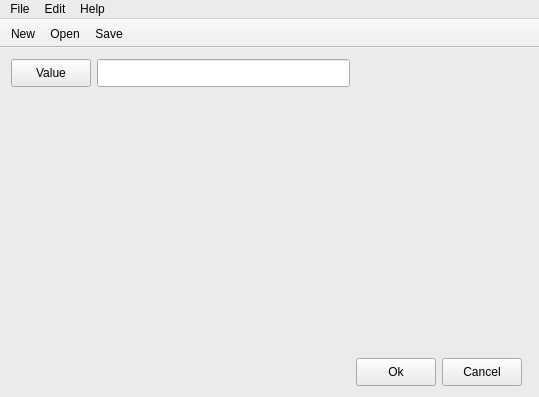
<?xml version="1.0" encoding="UTF-8"?>
<ui version="4.0">
 <class>top</class>
 <widget class="QMainWindow" name="top">
  <property name="geometry">
   <rect>
    <x>0</x>
    <y>0</y>
    <width>539</width>
    <height>397</height>
   </rect>
  </property>
  <property name="palette">
   <palette>
    <active>
     <colorrole role="WindowText">
      <brush brushstyle="SolidPattern">
       <color alpha="255">
        <red>0</red>
        <green>0</green>
        <blue>0</blue>
       </color>
      </brush>
     </colorrole>
     <colorrole role="Button">
      <brush brushstyle="SolidPattern">
       <color alpha="255">
        <red>235</red>
        <green>235</green>
        <blue>235</blue>
       </color>
      </brush>
     </colorrole>
     <colorrole role="Light">
      <brush brushstyle="SolidPattern">
       <color alpha="255">
        <red>255</red>
        <green>255</green>
        <blue>255</blue>
       </color>
      </brush>
     </colorrole>
     <colorrole role="Midlight">
      <brush brushstyle="SolidPattern">
       <color alpha="255">
        <red>245</red>
        <green>245</green>
        <blue>245</blue>
       </color>
      </brush>
     </colorrole>
     <colorrole role="Dark">
      <brush brushstyle="SolidPattern">
       <color alpha="255">
        <red>117</red>
        <green>117</green>
        <blue>117</blue>
       </color>
      </brush>
     </colorrole>
     <colorrole role="Mid">
      <brush brushstyle="SolidPattern">
       <color alpha="255">
        <red>157</red>
        <green>157</green>
        <blue>157</blue>
       </color>
      </brush>
     </colorrole>
     <colorrole role="Text">
      <brush brushstyle="SolidPattern">
       <color alpha="255">
        <red>0</red>
        <green>0</green>
        <blue>0</blue>
       </color>
      </brush>
     </colorrole>
     <colorrole role="BrightText">
      <brush brushstyle="SolidPattern">
       <color alpha="255">
        <red>255</red>
        <green>255</green>
        <blue>255</blue>
       </color>
      </brush>
     </colorrole>
     <colorrole role="ButtonText">
      <brush brushstyle="SolidPattern">
       <color alpha="255">
        <red>0</red>
        <green>0</green>
        <blue>0</blue>
       </color>
      </brush>
     </colorrole>
     <colorrole role="Base">
      <brush brushstyle="SolidPattern">
       <color alpha="255">
        <red>255</red>
        <green>255</green>
        <blue>255</blue>
       </color>
      </brush>
     </colorrole>
     <colorrole role="Window">
      <brush brushstyle="SolidPattern">
       <color alpha="255">
        <red>235</red>
        <green>235</green>
        <blue>235</blue>
       </color>
      </brush>
     </colorrole>
     <colorrole role="Shadow">
      <brush brushstyle="SolidPattern">
       <color alpha="255">
        <red>0</red>
        <green>0</green>
        <blue>0</blue>
       </color>
      </brush>
     </colorrole>
     <colorrole role="AlternateBase">
      <brush brushstyle="SolidPattern">
       <color alpha="255">
        <red>245</red>
        <green>245</green>
        <blue>245</blue>
       </color>
      </brush>
     </colorrole>
     <colorrole role="ToolTipBase">
      <brush brushstyle="SolidPattern">
       <color alpha="255">
        <red>255</red>
        <green>255</green>
        <blue>220</blue>
       </color>
      </brush>
     </colorrole>
     <colorrole role="ToolTipText">
      <brush brushstyle="SolidPattern">
       <color alpha="255">
        <red>0</red>
        <green>0</green>
        <blue>0</blue>
       </color>
      </brush>
     </colorrole>
    </active>
    <inactive>
     <colorrole role="WindowText">
      <brush brushstyle="SolidPattern">
       <color alpha="255">
        <red>0</red>
        <green>0</green>
        <blue>0</blue>
       </color>
      </brush>
     </colorrole>
     <colorrole role="Button">
      <brush brushstyle="SolidPattern">
       <color alpha="255">
        <red>235</red>
        <green>235</green>
        <blue>235</blue>
       </color>
      </brush>
     </colorrole>
     <colorrole role="Light">
      <brush brushstyle="SolidPattern">
       <color alpha="255">
        <red>255</red>
        <green>255</green>
        <blue>255</blue>
       </color>
      </brush>
     </colorrole>
     <colorrole role="Midlight">
      <brush brushstyle="SolidPattern">
       <color alpha="255">
        <red>245</red>
        <green>245</green>
        <blue>245</blue>
       </color>
      </brush>
     </colorrole>
     <colorrole role="Dark">
      <brush brushstyle="SolidPattern">
       <color alpha="255">
        <red>117</red>
        <green>117</green>
        <blue>117</blue>
       </color>
      </brush>
     </colorrole>
     <colorrole role="Mid">
      <brush brushstyle="SolidPattern">
       <color alpha="255">
        <red>157</red>
        <green>157</green>
        <blue>157</blue>
       </color>
      </brush>
     </colorrole>
     <colorrole role="Text">
      <brush brushstyle="SolidPattern">
       <color alpha="255">
        <red>0</red>
        <green>0</green>
        <blue>0</blue>
       </color>
      </brush>
     </colorrole>
     <colorrole role="BrightText">
      <brush brushstyle="SolidPattern">
       <color alpha="255">
        <red>255</red>
        <green>255</green>
        <blue>255</blue>
       </color>
      </brush>
     </colorrole>
     <colorrole role="ButtonText">
      <brush brushstyle="SolidPattern">
       <color alpha="255">
        <red>0</red>
        <green>0</green>
        <blue>0</blue>
       </color>
      </brush>
     </colorrole>
     <colorrole role="Base">
      <brush brushstyle="SolidPattern">
       <color alpha="255">
        <red>255</red>
        <green>255</green>
        <blue>255</blue>
       </color>
      </brush>
     </colorrole>
     <colorrole role="Window">
      <brush brushstyle="SolidPattern">
       <color alpha="255">
        <red>235</red>
        <green>235</green>
        <blue>235</blue>
       </color>
      </brush>
     </colorrole>
     <colorrole role="Shadow">
      <brush brushstyle="SolidPattern">
       <color alpha="255">
        <red>0</red>
        <green>0</green>
        <blue>0</blue>
       </color>
      </brush>
     </colorrole>
     <colorrole role="AlternateBase">
      <brush brushstyle="SolidPattern">
       <color alpha="255">
        <red>245</red>
        <green>245</green>
        <blue>245</blue>
       </color>
      </brush>
     </colorrole>
     <colorrole role="ToolTipBase">
      <brush brushstyle="SolidPattern">
       <color alpha="255">
        <red>255</red>
        <green>255</green>
        <blue>220</blue>
       </color>
      </brush>
     </colorrole>
     <colorrole role="ToolTipText">
      <brush brushstyle="SolidPattern">
       <color alpha="255">
        <red>0</red>
        <green>0</green>
        <blue>0</blue>
       </color>
      </brush>
     </colorrole>
    </inactive>
    <disabled>
     <colorrole role="WindowText">
      <brush brushstyle="SolidPattern">
       <color alpha="255">
        <red>117</red>
        <green>117</green>
        <blue>117</blue>
       </color>
      </brush>
     </colorrole>
     <colorrole role="Button">
      <brush brushstyle="SolidPattern">
       <color alpha="255">
        <red>235</red>
        <green>235</green>
        <blue>235</blue>
       </color>
      </brush>
     </colorrole>
     <colorrole role="Light">
      <brush brushstyle="SolidPattern">
       <color alpha="255">
        <red>255</red>
        <green>255</green>
        <blue>255</blue>
       </color>
      </brush>
     </colorrole>
     <colorrole role="Midlight">
      <brush brushstyle="SolidPattern">
       <color alpha="255">
        <red>245</red>
        <green>245</green>
        <blue>245</blue>
       </color>
      </brush>
     </colorrole>
     <colorrole role="Dark">
      <brush brushstyle="SolidPattern">
       <color alpha="255">
        <red>117</red>
        <green>117</green>
        <blue>117</blue>
       </color>
      </brush>
     </colorrole>
     <colorrole role="Mid">
      <brush brushstyle="SolidPattern">
       <color alpha="255">
        <red>157</red>
        <green>157</green>
        <blue>157</blue>
       </color>
      </brush>
     </colorrole>
     <colorrole role="Text">
      <brush brushstyle="SolidPattern">
       <color alpha="255">
        <red>117</red>
        <green>117</green>
        <blue>117</blue>
       </color>
      </brush>
     </colorrole>
     <colorrole role="BrightText">
      <brush brushstyle="SolidPattern">
       <color alpha="255">
        <red>255</red>
        <green>255</green>
        <blue>255</blue>
       </color>
      </brush>
     </colorrole>
     <colorrole role="ButtonText">
      <brush brushstyle="SolidPattern">
       <color alpha="255">
        <red>117</red>
        <green>117</green>
        <blue>117</blue>
       </color>
      </brush>
     </colorrole>
     <colorrole role="Base">
      <brush brushstyle="SolidPattern">
       <color alpha="255">
        <red>235</red>
        <green>235</green>
        <blue>235</blue>
       </color>
      </brush>
     </colorrole>
     <colorrole role="Window">
      <brush brushstyle="SolidPattern">
       <color alpha="255">
        <red>235</red>
        <green>235</green>
        <blue>235</blue>
       </color>
      </brush>
     </colorrole>
     <colorrole role="Shadow">
      <brush brushstyle="SolidPattern">
       <color alpha="255">
        <red>0</red>
        <green>0</green>
        <blue>0</blue>
       </color>
      </brush>
     </colorrole>
     <colorrole role="AlternateBase">
      <brush brushstyle="SolidPattern">
       <color alpha="255">
        <red>235</red>
        <green>235</green>
        <blue>235</blue>
       </color>
      </brush>
     </colorrole>
     <colorrole role="ToolTipBase">
      <brush brushstyle="SolidPattern">
       <color alpha="255">
        <red>255</red>
        <green>255</green>
        <blue>220</blue>
       </color>
      </brush>
     </colorrole>
     <colorrole role="ToolTipText">
      <brush brushstyle="SolidPattern">
       <color alpha="255">
        <red>0</red>
        <green>0</green>
        <blue>0</blue>
       </color>
      </brush>
     </colorrole>
    </disabled>
   </palette>
  </property>
  <property name="windowTitle">
   <string>top</string>
  </property>
  <widget class="QWidget" name="centralWidget">
   <layout class="QGridLayout" name="gridLayout">
    <item row="2" column="3">
     <widget class="QPushButton" name="pushButton_3">
      <property name="minimumSize">
       <size>
        <width>0</width>
        <height>28</height>
       </size>
      </property>
      <property name="text">
       <string>Cancel</string>
      </property>
     </widget>
    </item>
    <item row="0" column="1">
     <widget class="QLineEdit" name="lineEdit">
      <property name="minimumSize">
       <size>
        <width>0</width>
        <height>28</height>
       </size>
      </property>
      <property name="font">
       <font>
        <family>Monaco</family>
        <pointsize>10</pointsize>
       </font>
      </property>
     </widget>
    </item>
    <item row="2" column="2">
     <widget class="QPushButton" name="pushButton_2">
      <property name="minimumSize">
       <size>
        <width>0</width>
        <height>28</height>
       </size>
      </property>
      <property name="text">
       <string>Ok</string>
      </property>
     </widget>
    </item>
    <item row="0" column="0">
     <widget class="QPushButton" name="pushButton">
      <property name="minimumSize">
       <size>
        <width>0</width>
        <height>28</height>
       </size>
      </property>
      <property name="text">
       <string>Value</string>
      </property>
     </widget>
    </item>
    <item row="1" column="1" rowspan="2">
     <spacer name="verticalSpacer">
      <property name="orientation">
       <enum>Qt::Vertical</enum>
      </property>
      <property name="sizeHint" stdset="0">
       <size>
        <width>20</width>
        <height>40</height>
       </size>
      </property>
     </spacer>
    </item>
    <item row="1" column="2">
     <spacer name="verticalSpacer_2">
      <property name="orientation">
       <enum>Qt::Vertical</enum>
      </property>
      <property name="sizeHint" stdset="0">
       <size>
        <width>20</width>
        <height>40</height>
       </size>
      </property>
     </spacer>
    </item>
    <item row="0" column="2" colspan="3">
     <spacer name="horizontalSpacer">
      <property name="orientation">
       <enum>Qt::Horizontal</enum>
      </property>
      <property name="sizeHint" stdset="0">
       <size>
        <width>40</width>
        <height>20</height>
       </size>
      </property>
     </spacer>
    </item>
   </layout>
  </widget>
  <widget class="QMenuBar" name="menuBar">
   <property name="geometry">
    <rect>
     <x>0</x>
     <y>0</y>
     <width>539</width>
     <height>21</height>
    </rect>
   </property>
   <widget class="QMenu" name="menuFile">
    <property name="title">
     <string>File</string>
    </property>
    <addaction name="actionNew"/>
    <addaction name="actionOpen"/>
    <addaction name="actionSave"/>
    <addaction name="actionSave_As"/>
    <addaction name="actionPrint"/>
    <addaction name="actionExit"/>
   </widget>
   <widget class="QMenu" name="menuEdit">
    <property name="title">
     <string>Edit</string>
    </property>
    <addaction name="actionCut"/>
    <addaction name="actionCopy"/>
    <addaction name="actionPaste"/>
    <addaction name="actionDate"/>
    <addaction name="actionPreference"/>
   </widget>
   <widget class="QMenu" name="menuHelp">
    <property name="title">
     <string>Help</string>
    </property>
    <addaction name="actionHelp_Topics"/>
    <addaction name="actionAbout"/>
   </widget>
   <addaction name="menuFile"/>
   <addaction name="menuEdit"/>
   <addaction name="menuHelp"/>
  </widget>
  <widget class="QToolBar" name="toolBar">
   <property name="windowTitle">
    <string>toolBar</string>
   </property>
   <property name="styleSheet">
    <string notr="true">QToolButton:item:selected { background-color: rgba(70, 70, 70, 255);}</string>
   </property>
   <property name="movable">
    <bool>false</bool>
   </property>
   <attribute name="toolBarArea">
    <enum>TopToolBarArea</enum>
   </attribute>
   <attribute name="toolBarBreak">
    <bool>false</bool>
   </attribute>
   <addaction name="actionNew"/>
   <addaction name="actionOpen"/>
   <addaction name="actionSave"/>
  </widget>
  <action name="actionNew">
   <property name="icon">
    <iconset resource="res.qrc">
     <normaloff>:/icons/Copy-64.png</normaloff>:/icons/Copy-64.png</iconset>
   </property>
   <property name="text">
    <string>New</string>
   </property>
  </action>
  <action name="actionOpen">
   <property name="icon">
    <iconset resource="res.qrc">
     <normaloff>:/icons/Create New-64.png</normaloff>:/icons/Create New-64.png</iconset>
   </property>
   <property name="text">
    <string>Open</string>
   </property>
  </action>
  <action name="actionSave">
   <property name="icon">
    <iconset resource="res.qrc">
     <normaloff>:/icons/Delete-64.png</normaloff>:/icons/Delete-64.png</iconset>
   </property>
   <property name="text">
    <string>Save</string>
   </property>
  </action>
  <action name="actionSave_As">
   <property name="text">
    <string>Save As</string>
   </property>
  </action>
  <action name="actionPrint">
   <property name="text">
    <string>Print</string>
   </property>
  </action>
  <action name="actionExit">
   <property name="text">
    <string>Exit</string>
   </property>
  </action>
  <action name="actionCut">
   <property name="text">
    <string>Cut</string>
   </property>
  </action>
  <action name="actionCopy">
   <property name="text">
    <string>Copy</string>
   </property>
  </action>
  <action name="actionPaste">
   <property name="text">
    <string>Paste</string>
   </property>
  </action>
  <action name="actionDate">
   <property name="text">
    <string>Date</string>
   </property>
  </action>
  <action name="actionPreference">
   <property name="text">
    <string>Preference</string>
   </property>
  </action>
  <action name="actionHelp_Topics">
   <property name="text">
    <string>Help Topics</string>
   </property>
  </action>
  <action name="actionAbout">
   <property name="text">
    <string>About</string>
   </property>
  </action>
 </widget>
 <layoutdefault spacing="6" margin="11"/>
 <resources>
  <include location="res.qrc"/>
 </resources>
 <connections/>
</ui>
